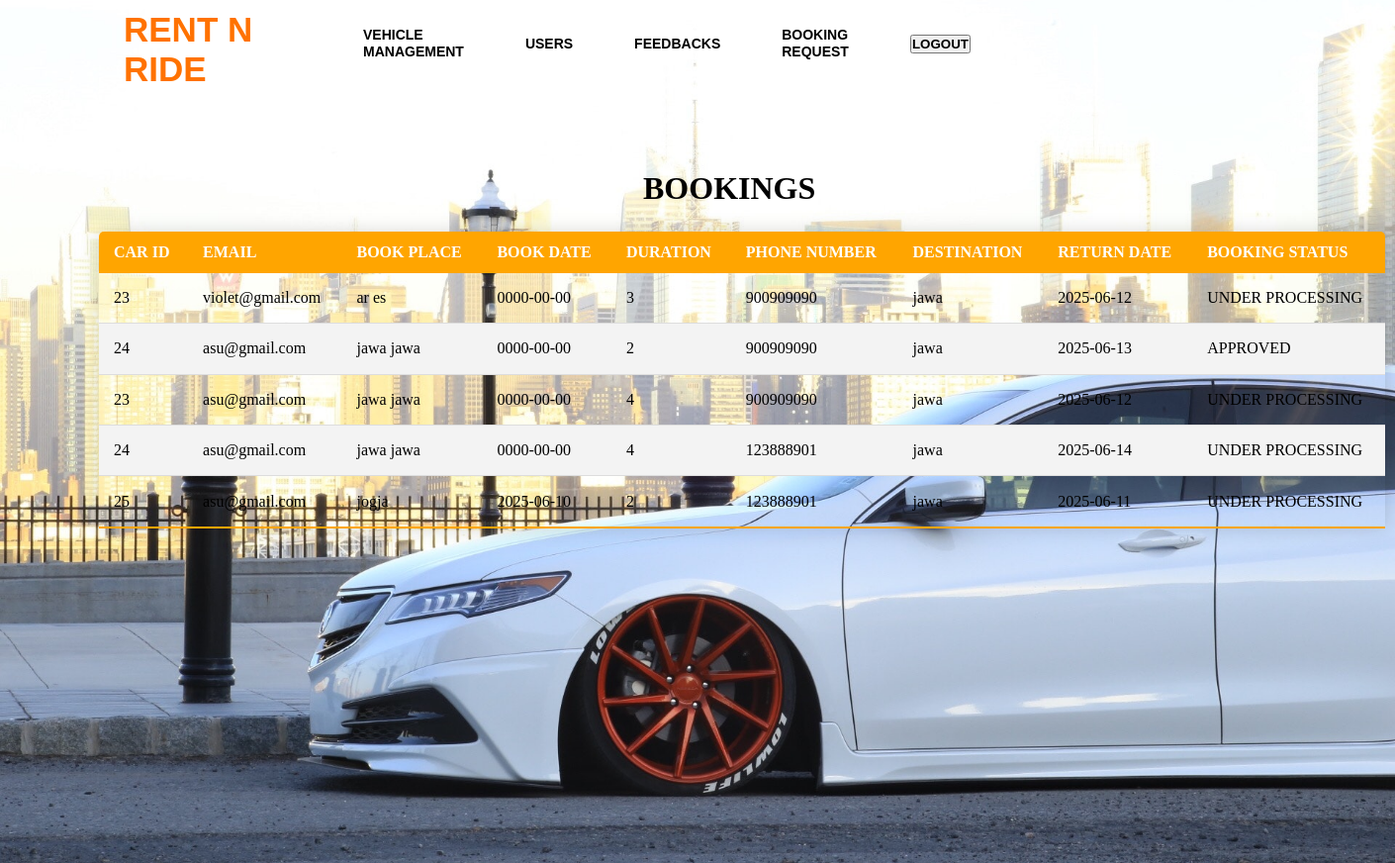
Page /pemilikbook.php on the committed database.
### tables this page shows
CREATE TABLE `booking` (
  `BOOK_ID` int(11) NOT NULL,
  `CAR_ID` int(11) NOT NULL,
  `EMAIL` varchar(255) NOT NULL,
  `BOOK_PLACE` varchar(255) NOT NULL,
  `PICKUP_CAR_DATE` date DEFAULT NULL,
  `BOOK_DATE` date NOT NULL,
  `DURATION` int(11) NOT NULL,
  `PHONE_NUMBER` bigint(20) NOT NULL,
  `DESTINATION` varchar(255) NOT NULL,
  `RETURN_DATE` date NOT NULL,
  `PRICE` int(11) NOT NULL,
  `BOOK_STATUS` varchar(255) NOT NULL DEFAULT 'UNDER PROCESSING'
);

### pemilikbook.php (the view, shortened to what this page needs)
<!DOCTYPE html>
<html lang="en">
<head>
</head>
<body>
<?php
require_once('connection.php');
$query="SELECT * FROM booking ORDER BY BOOK_ID DESC";
$queryy=mysqli_query($con,$query);
?>
<div class="hai">
    <div class="navbar">
        <div class="icon">
            <h2 class="logo">RENT N RIDE</h2>
        </div>
        <div class="menu">
            <ul>
            <li><a href="pemilikmobil.php">VEHICLE MANAGEMENT</a></li>
                    <li><a href="pemilikuser.php">USERS</a></li>
                    <li><a href="pemilikdash.php">FEEDBACKS</a></li>
                    <li><a href="pemilikbook.php">BOOKING REQUEST</a></li>
                  <li> <button class="nn"><a href="index.php">LOGOUT</a></button></li>
            </ul>
        </div>
     </div>
</div>
<div>
    <h1 class="header">BOOKINGS</h1>
    <div>
        <table class="content-table">
            <thead>
                <tr>
                    <th>CAR ID</th>
                    <th>EMAIL</th>
                    <th>BOOK PLACE</th>
                    <th>BOOK DATE</th>
                    <th>DURATION</th>
                    <th>PHONE NUMBER</th>
                    <th>DESTINATION</th>
                    <th>RETURN DATE</th>
                    <th>BOOKING STATUS</th>
                </tr>
            </thead>
            <tbody>
            <?php while($res=mysqli_fetch_array($queryy)){ ?>
                <tr class="active-row">
                    <td><?php echo $res['CAR_ID'];?></td>
                    <td><?php echo $res['EMAIL'];?></td>
                    <td><?php echo $res['BOOK_PLACE'];?></td>
                    <td><?php echo $res['BOOK_DATE'];?></td>
                    <td><?php echo $res['DURATION'];?></td>
                    <td><?php echo $res['PHONE_NUMBER'];?></td>
                    <td><?php echo $res['DESTINATION'];?></td>
                    <td><?php echo $res['RETURN_DATE'];?></td>
                    <td><?php echo $res['BOOK_STATUS'];?></td>
                </tr>
            <?php } ?>
            </tbody>
        </table>
    </div>
</div>
</body>
</html>

### pemilikbook.php (style rules this page uses)
* { margin: 0; padding: 0; }
.hai { width: 100%; background: linear-gradient(to top, rgba(0,0,0,0)50%, rgba(0,0,0,0)50%),url("../images/carbg2.jpg"); background-position: center; background-size: cover; height: 109vh; animation: infiniteScrollBg 50s linear infinite; }
.navbar { width: 1200px; height: 75px; margin: auto; }
.icon { width:200px; float: left; height : 70px; }
.logo { color: #ff7200; font-size: 35px; font-family: Arial; padding-left: 20px; float:left; padding-top: 10px; }
.menu { width: 400px; float: left; height: 70px; }
ul { float: left; display: flex; justify-content: center; align-items: center; }
ul li { list-style: none; margin-left: 62px; margin-top: 27px; font-size: 14px; }
ul li a { text-decoration: none; color: black; font-family: Arial; font-weight: bold; transition: 0.4s ease-in-out; }
.content-table { border-collapse: collapse; font-size: 1em; border-radius: 5px 5px 0 0; overflow: hidden; box-shadow:0 0 20px rgba(0,0,0,0.15); margin-left : 100px ; margin-top: 25px; width: 1300px; height: 300px; }
.content-table thead tr { background-color: orange; color: white; text-align: left; }
.content-table th, .content-table td { padding: 12px 15px; }
.content-table tbody tr { border-bottom: 1px solid #dddddd; }
.content-table tbody tr:nth-of-type(even) { background-color: #f3f3f3; }
.content-table tbody tr:last-of-type { border-bottom: 2px solid orange; }
.header { margin-top: -700px; margin-left: 650px; }

### rows in the picture
booking: CAR_ID "23", EMAIL "violet@gmail.com", BOOK_PLACE "ar es", BOOK_DATE "0000-00-00", DURATION "3", PHONE_NUMBER "900909090", DESTINATION "jawa", RETURN_DATE "2025-06-12", BOOK_STATUS "UNDER PROCESSING"
booking: CAR_ID "24", EMAIL "asu@gmail.com", BOOK_PLACE "jawa jawa", BOOK_DATE "0000-00-00", DURATION "2", PHONE_NUMBER "900909090", DESTINATION "jawa", RETURN_DATE "2025-06-13", BOOK_STATUS "APPROVED"
booking: CAR_ID "23", EMAIL "asu@gmail.com", BOOK_PLACE "jawa jawa", BOOK_DATE "0000-00-00", DURATION "4", PHONE_NUMBER "900909090", DESTINATION "jawa", RETURN_DATE "2025-06-12", BOOK_STATUS "UNDER PROCESSING"
booking: CAR_ID "24", EMAIL "asu@gmail.com", BOOK_PLACE "jawa jawa", BOOK_DATE "0000-00-00", DURATION "4", PHONE_NUMBER "123888901", DESTINATION "jawa", RETURN_DATE "2025-06-14", BOOK_STATUS "UNDER PROCESSING"
booking: CAR_ID "25", EMAIL "asu@gmail.com", BOOK_PLACE "jogja", BOOK_DATE "2025-06-10", DURATION "2", PHONE_NUMBER "123888901", DESTINATION "jawa", RETURN_DATE "2025-06-11", BOOK_STATUS "UNDER PROCESSING"
